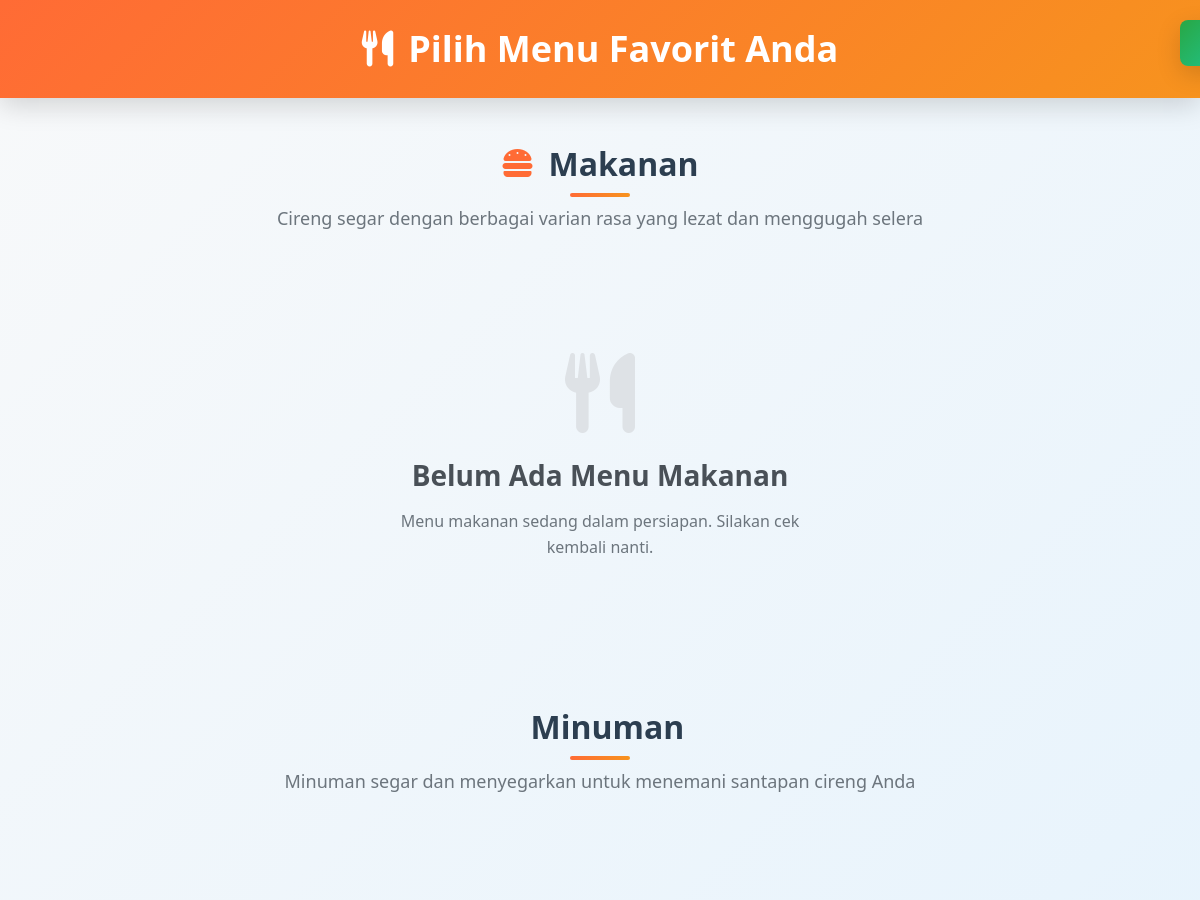
The app's page /pesan/menu_makanan.php (signed in, upper part), older data.
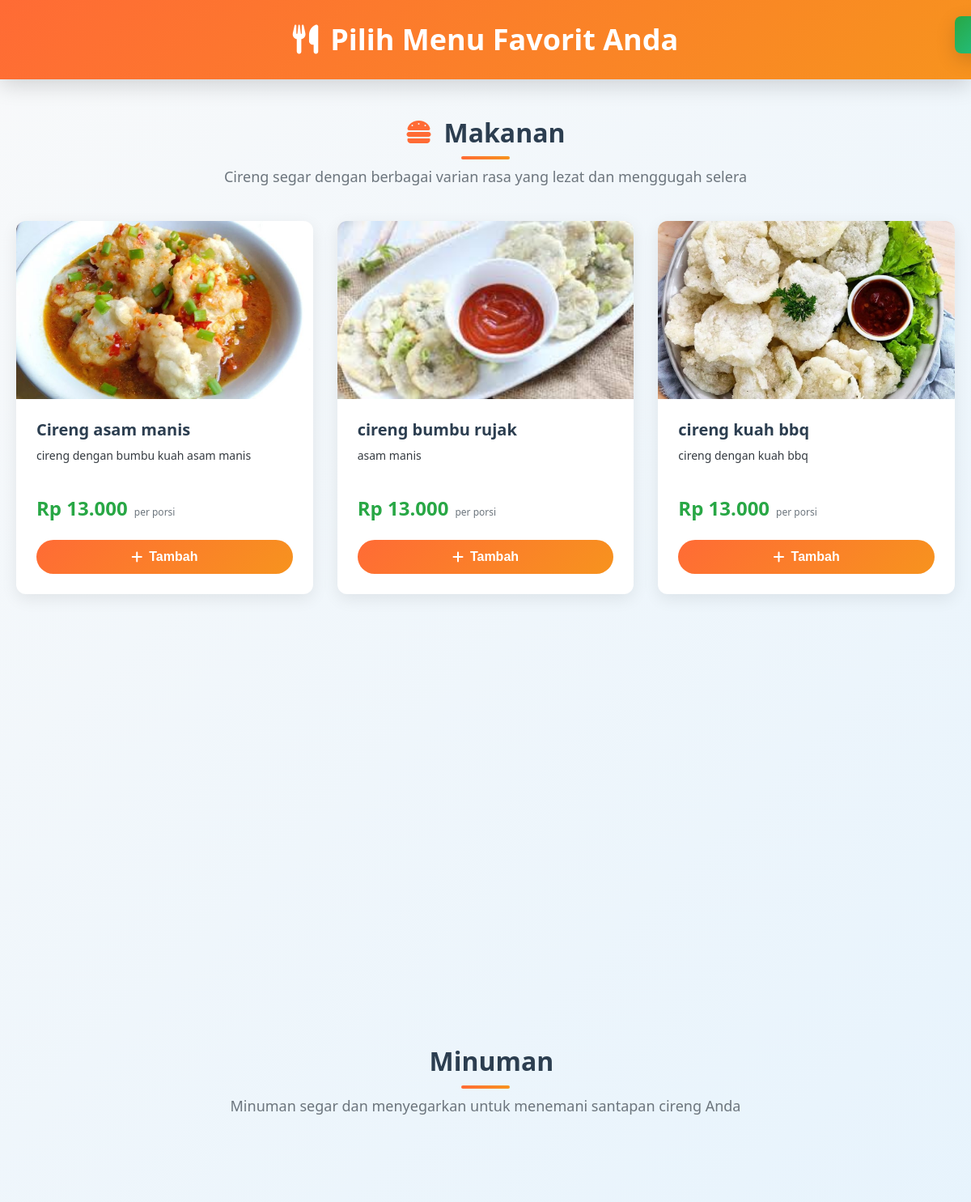
The same page, newer data.
### tables this page shows
CREATE TABLE `produk` (
  `id` int(11) NOT NULL,
  `nama_produk` varchar(255) NOT NULL,
  `deskripsi` text DEFAULT NULL,
  `harga` int(11) NOT NULL,
  `jenis` enum('Makanan','Minuman') NOT NULL,
  `gambar` varchar(200) DEFAULT NULL
);

### pesan/menu_makanan.php (the view, shortened to what the changed rows need)
<?php
include '../koneksi/koneksi.php';
$keranjang_db = [];
$result_makanan = mysqli_query($db, "SELECT * FROM produk WHERE jenis = 'Makanan' ORDER BY nama_produk ASC");
function render_menu_card($row, $keranjang) {
    $produk_id = $row['id'];
    $kuantitas = isset($keranjang[$produk_id]) ? $keranjang[$produk_id] : 0;
    $display_beli = $kuantitas > 0 ? 'style="display: none;"' : '';
    $display_qty = $kuantitas > 0 ? 'style="display: flex;"' : 'style="display: none;"';
    $gambar_src = '';
    if (!empty($row['gambar']) && file_exists('../'.$row['gambar'])) {
        $gambar_src = htmlspecialchars('../'.$row['gambar']);
    }
    echo '
    <div class="menu-card" data-id="'. $produk_id .'" data-harga="'. $row['harga'] .'">
        <div class="card-image">
            ' . (!empty($gambar_src) ?
                '<img src="'. $gambar_src .'" alt="'. htmlspecialchars($row['nama_produk']) .'" loading="lazy">' :
                '<div class="placeholder-image">
                    <i class="fas fa-utensils"></i>
                    <span>No Image</span>
                 </div>'
            ) . '
            <div class="card-overlay">
                <div class="quick-view">
                    <i class="fas fa-eye"></i>
                </div>
            </div>
        </div>
        <div class="card-content">
            <h3 class="product-name">'. htmlspecialchars($row['nama_produk']) .'</h3>
            ' . (!empty($row['deskripsi']) ?
                '<p class="product-description">'. htmlspecialchars(substr($row['deskripsi'], 0, 80)) . (strlen($row['deskripsi']) > 80 ? '...' : '') .'</p>' :
                '<p class="product-description">Cireng lezat dengan cita rasa yang menggugah selera</p>'
            ) . '
            <div class="price-section">
                <span class="product-price">Rp '. number_format($row['harga'], 0, ',', '.') .'</span>
                <span class="price-per-unit">per porsi</span>
            </div>
            <div class="action-section">
                <button class="btn btn-add-to-cart" '. $display_beli .'>
                    <i class="fas fa-plus"></i>
                    <span>Tambah</span>
                </button>
                <div class="quantity-controls" '. $display_qty .'>
                    <button class="btn-qty btn-minus">
                        <i class="fas fa-minus"></i>
                    </button>
                    <span class="quantity-display">
                        <span class="quantity">'. $kuantitas .'</span>
                        <span class="qty-label">item</span>
                    </span>
                    <button class="btn-qty btn-plus">
                        <i class="fas fa-plus"></i>
                    </button>
                </div>
            </div>
        </div>
    </div>';
}
?>
<!DOCTYPE html>
<html lang="id">
<head>
    <link href="https://cdnjs.cloudflare.com/ajax/libs/font-awesome/6.0.0/css/all.min.css" rel="stylesheet">
</head>
<body>
    <header class="header">
        <div class="header-content">
            <h1>
                <i class="fas fa-utensils"></i>
                Pilih Menu Favorit Anda
            </h1>
        </div>
    </header>
    <div class="container">
        <section id="makanan" class="section">
            <div class="section-header">
                <h2 class="section-title">
                    <i class="fas fa-hamburger"></i>
                    Makanan
                </h2>
            </div>
            <div class="menu-grid">
                <?php
                if (mysqli_num_rows($result_makanan) > 0) {
                    $index = 0;
                    while ($row = mysqli_fetch_assoc($result_makanan)) {
                        echo '<div style="animation-delay: ' . ($index * 0.1) . 's;">';
                        render_menu_card($row, $keranjang_db);
                        echo '</div>';
                        $index++;
                    }
                } else {
                    echo '<div class="empty-section">
                            <i class="fas fa-utensils"></i>
                            <h3>Belum Ada Menu Makanan</h3>
                            <p>Menu makanan sedang dalam persiapan. Silakan cek kembali nanti.</p>
                          </div>';
                }
                ?>
            </div>
        </section>
        <section id="minuman" class="section">
            <div class="section-header">
                <h2 class="section-title">
                    Minuman
                </h2>
            </div>
        </section>
    </div>
</body>
</html>

Row changes from the older to the newer data that the page shows:
added produk: nama_produk "Cireng asam manis", deskripsi "cireng dengan bumbu kuah asam manis", harga "13.000", shown under "Makanan"
added produk: nama_produk "cireng bumbu rujak", deskripsi "asam manis", harga "13.000", shown under "Makanan"
added produk: nama_produk "cireng kuah bbq", deskripsi "cireng dengan kuah bbq", harga "13.000", shown under "Makanan"
Text that changed along with them:
text no longer shown: "Belum Ada Menu Makanan Menu makanan sedang dalam persiapan. Silakan cek kembali nanti."
